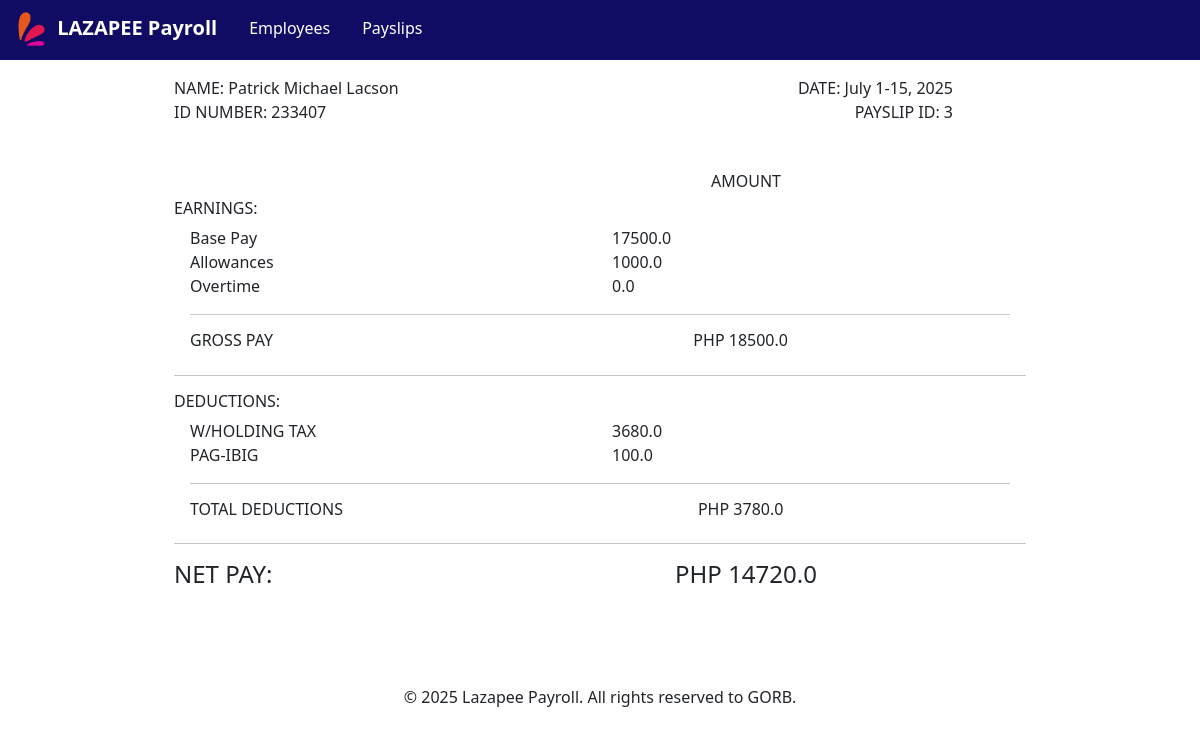
/payslips/3, run on an earlier commit of the app's database.
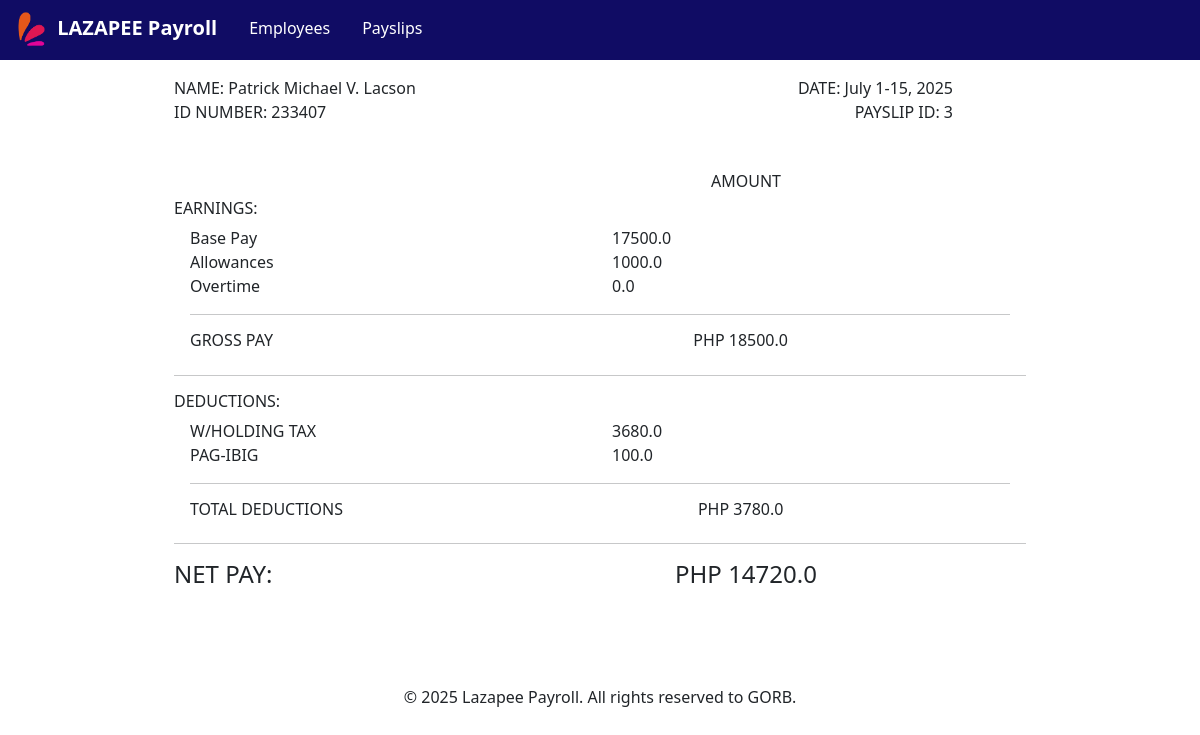
And on a later commit of the database.
### payroll_app/models.py (models this page shows, shortened)
class Payslip(models.Model):
    id_number = models.ForeignKey(Employee, on_delete=models.CASCADE)
    month = models.CharField(max_length = 300)
    month_integer_reference = models.IntegerField()
    date_range = models.CharField(max_length = 300)
    year = models.CharField(max_length = 300)
    pay_cycle = models.IntegerField()
    rate = models.FloatField()
    earnings_allowance = models.FloatField()
    deductions_tax = models.FloatField()
    deductions_health = models.FloatField()
    pag_ibig = models.FloatField()
    sss = models.FloatField()
    overtime = models.FloatField()
    total_pay = models.FloatField()
    def getIDNumber(self):
        return self.id_number.getID()
    def getMonth(self):
        return self.month
    def getDate_range(self):
        return self.date_range
    def getYear(self):
        return self.year
    def getPay_cycle(self):
        return self.pay_cycle
    def getDeductions_tax(self):
        return self.deductions_tax
    def getDeductions_health(self):
        return self.deductions_health
    def getPag_ibig(self):
        return self.pag_ibig
    def getSSS(self):
        return self.sss
    def getOvertime(self):
        return self.overtime
    def getTotal_pay(self):
        return self.total_pay

class Employee(models.Model):
    name = models.CharField(max_length = 300)
    id_number = models.CharField(max_length = 300, unique = True)
    rate = models.FloatField()
    overtime_pay = models.FloatField(null=True)
    allowance = models.FloatField(null=True)
    def getName(self):
        return self.name
    def getID(self):
        return self.id_number
    def getRate(self):
        return self.rate
    def getAllowance(self):
        return self.allowance

### payroll_app/views.py (the view)
# urls.py: path('payslips/<int:pk>', views.view_payslip,  name='view_payslip'),
def view_payslip(request, pk):
    global history
    payslip = get_object_or_404(Payslip, pk=pk)
    base = payslip.id_number.getRate() / 2
    gross_pay = base + payslip.id_number.getAllowance() + payslip.getOvertime()
    total_deductions = payslip.getDeductions_tax() + payslip.getDeductions_health() + payslip.getSSS() + payslip.getPag_ibig()
    return render(request, 'payroll_app/view_payslip.html', {'payslip':payslip, 'base':base, 'gross':gross_pay, 'deduction':total_deductions, 'history':history})

### payroll_app/templates/payroll_app/view_payslip.html (shortened to what the changed rows need)
{% load static %}
<html>
    <head>
        <link rel="stylesheet" href="{% static '/bootstrap/css/bootstrap.min.css' %}">
        <link rel="stylesheet" href="{% static '/bootstrap/css/custom.css' %}">
    </head>
    <body style="background-color: white;">
        <div class="container" style="max-width: 75%;">
            <div class="container">
                <div class="row">
                    <div class="col-6">
                        NAME: {{ payslip.id_number.getName }}
                    </div>
                    <div class="col-5 text-end">
                        DATE: {{ payslip.getMonth }} {{payslip.getDate_range}}, {{payslip.getYear}}
                    </div>
                </div>
                <div class="row">
                    <div class="col-6">
                        ID NUMBER: {{ payslip.getIDNumber }}
                    </div>
                    <div class="col-5 text-end">
                        PAYSLIP ID: {{ payslip.pk }}
                    </div>
                </div>
            </div>
            <div class="container mt-5">
                <div class="mx-3">
                    <div class="row">
                        <div class="col-6">
                            Allowances
                        </div>
                        <div class="col-4">
                            {{ payslip.id_number.getAllowance }}
                        </div>
                    </div>
                    <div class="row">
                        <div class="col-6">
                            Overtime
                        </div>
                        <div class="col-4">
                            {{ payslip.getOvertime }}
                        </div>
                    </div>
                </div>
                <div class="mx-3">
                    <div class="row">
                        <div class="col-6">
                            W/HOLDING TAX
                        </div>
                        <div class="col-4">
                            {{ payslip.getDeductions_tax }}
                        </div>
                    </div>
                    {% if payslip.getPay_cycle == 2 %}
                        <div class="row">
                            <div class="col-6">
                                PHILHEALTH
                            </div>
                            <div class="col-4">
                                {{ payslip.getDeductions_tax }}
                            </div>
                        </div>
                        <div class="row">
                            <div class="col-6">
                                SSS
                            </div>
                            <div class="col-4">
                                {{ payslip.getSSS }}
                            </div>
                        </div>
                    {% else %}
                        <div class="row">
                            <div class="col-6">
                                PAG-IBIG
                            </div>
                            <div class="col-4">
                                {{ payslip.getPag_ibig }}
                            </div>
                        </div>
                    {% endif %}
                </div>
                <div class="row my-2">
                    <div class="col-4 text-center">
                        <h4> PHP {{ payslip.getTotal_pay }} </h4>
                    </div>
                </div>
            </div>
        </div>
    </body>
    <br>
    <br>
    <br>
</html>

What changed in the data, as far as the page shows it:
changed through a linked row, Payslip "July": id_number.getName "Patrick Michael Lacson" → "Patrick Michael V. Lacson"
